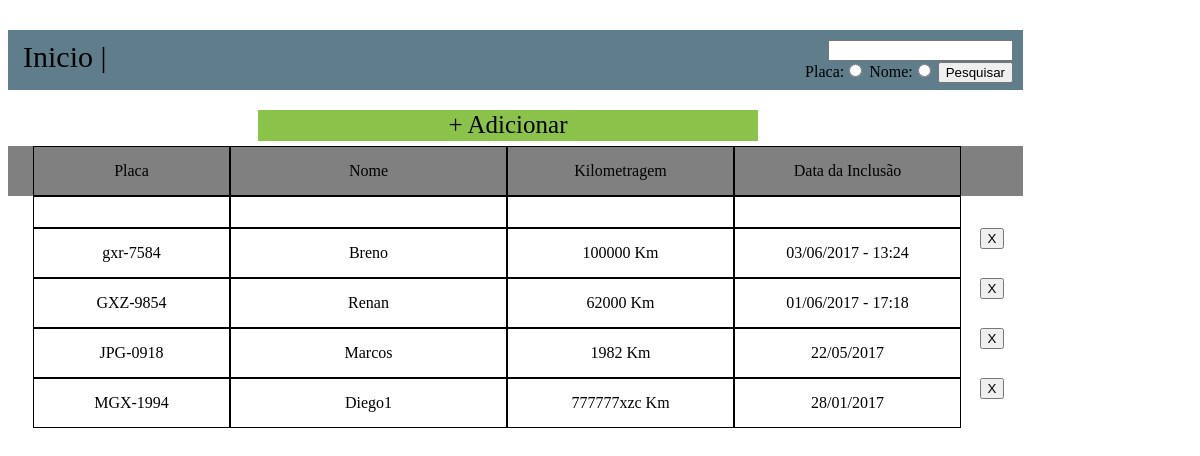
The page / on the database its author committed.
### tables this page shows
CREATE TABLE IF NOT EXISTS `users` (
  `id` int(1) unsigned zerofill NOT NULL AUTO_INCREMENT,
  `placa` text NOT NULL,
  `nome` text NOT NULL,
  `km` text NOT NULL,
  `data` text NOT NULL,
  `data_c` text NOT NULL,
  PRIMARY KEY (`id`)
);

### ip.php (called while the page is built, shortened)
<?php
	$inicio = "http://127.0.0.1";
	$dados_q = mysql_query ("SELECT * FROM users order by data_c desc") or print (mysql_error(0));
?>

### centro/inicio.php (the view, shortened to what this page needs)
<a href="/?p=adicionar"><div class="add">+ Adicionar</div></a>
<div id="topic">
<div class="placa">Placa</div>
<div class="nome">Nome</div>
<div class="KM">Kilometragem</div>
<div class="data-i">Data da Inclusão</div>
</div>
<div id="topic3">
<div class="placa"></div>
<div class="nome"></div>
<div class="KM"></div>
<div class="data-i"></div>
</div>
<?php
while ($lista = mysql_fetch_object ($dados_q)) {
	$linha_id = $lista->id;
	$linha_nome = $lista->nome;
	$linha_placa = $lista->placa;
	$linha_km = $lista->km;
	$linha_data = $lista->data;
echo ("
<div id='topic2'><a href='$inicio/descri.php?id=$linha_id'>
<div class='placa'>$linha_placa</div>
<div class='nome'>$linha_nome</div>
<div class='KM'>$linha_km Km</div>
<div class='data-i'>$linha_data</div>
</a><form method='POST' action='$inicio/?p=dell_p'><input type='hidden' value='$linha_id' id='id_del' name='id_del'/><input type='submit' value='X'/></form></div>");
}
?>

### index.php (shortened to what this page needs)
<html>
<head><meta http-equiv="content-type" content="text/html; charset=UTF-8" /><meta name="keywords" content="website keywords, website keywords" /><title>Motopecas Venda Nova</title></head>
<body>
<?php
	include ("ip.php");
	$p = $_GET["p"] ;
	if (empty($p)) {
		$pagina = 'inicio';
	} else {
		$pagina = $p;
	}
	echo ("<div id='body'");
	include ("estrutura/menu.php");
		echo ("<div class='centro'>");
		if (file_exists('centro/'.$pagina.'.php')) {
			include ("centro/$pagina.php");
		} else {
			echo ("Esta Pagina Não Existe!");
		}
		echo ("</div>");
?>
</body>
</html>

### estrutura/menu.php (shortened to what this page needs)
<div class="top">
<div id="pesqui">
<form method="POST" action="/?p=2">
<input type="search" id="busca" name="busca"></br>
Placa:<input type="radio" id="tipo" name="tipo" value="placa"/>
Nome:<input type="radio" id="tipo" name="tipo" value="nome"/>
<input type="submit" value="Pesquisar"/>
</form>
</div>
<div id="menu">
<a href="/?p=inicio">Inicio</a>   |
</div></div>

### rows shown on the page
users: placa "gxr-7584", nome "Breno", km "100000", data "03/06/2017 - 13:24"
users: placa "GXZ-9854", nome "Renan", km "62000", data "01/06/2017 - 17:18"
users: placa "JPG-0918", nome "Marcos", km "1982", data "22/05/2017"
users: placa "MGX-1994", nome "Diego1", km "777777xzc", data "28/01/2017"
